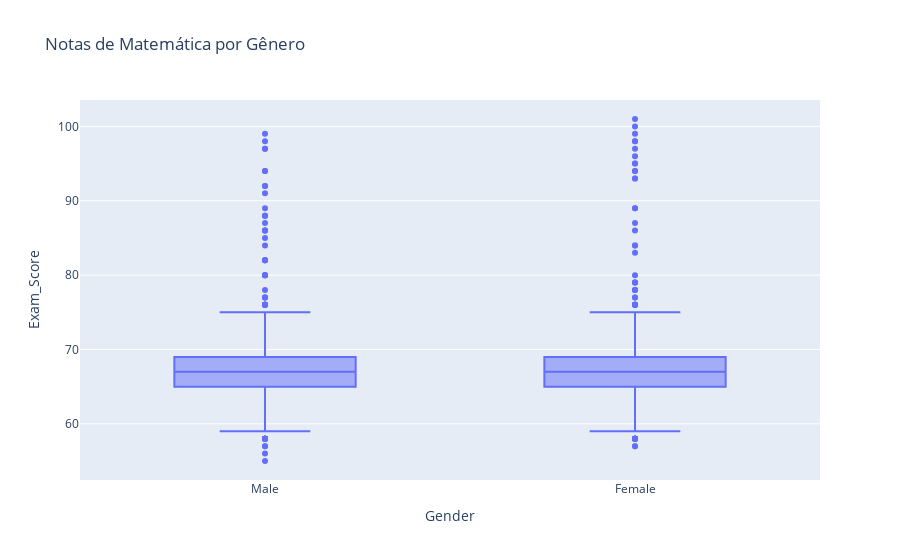

The cell this chart's notebook holds for it:
### Code cell
# 2) Boxplot por categoria
fig = px.box(df, x="Gender", y="Exam_Score", title="Notas de Matemática por Gênero")
fig.show()

### Figure 1 — Plotly figure (JSON) as saved in the notebook; plotly's stock layout.template omitted (floating-point values rounded to 4 significant figures; data arrays with more than 128 entries replaced by an {"elided": "..."} marker saying what was removed)
{"data": [{"alignmentgroup": "True", "hovertemplate": "Gender=%{x}<br>Exam_Score=%{y}<extra></extra>", "legendgroup": "", "marker": {"color": "#636efa"}, "name": "", "notched": false, "offsetgroup": "", "orientation": "v", "showlegend": false, "type": "box", "x": {"elided": "6607 str values"}, "x0": " ", "xaxis": "x", "y": {"elided": "6607 int values"}, "y0": " ", "yaxis": "y"}], "layout": {"boxmode": "group", "legend": {"tracegroupgap": 0}, "title": {"text": "Notas de Matemática por Gênero"}, "xaxis": {"anchor": "y", "domain": [0, 1], "title": {"text": "Gender"}}, "yaxis": {"anchor": "x", "domain": [0, 1], "title": {"text": "Exam_Score"}}}}
